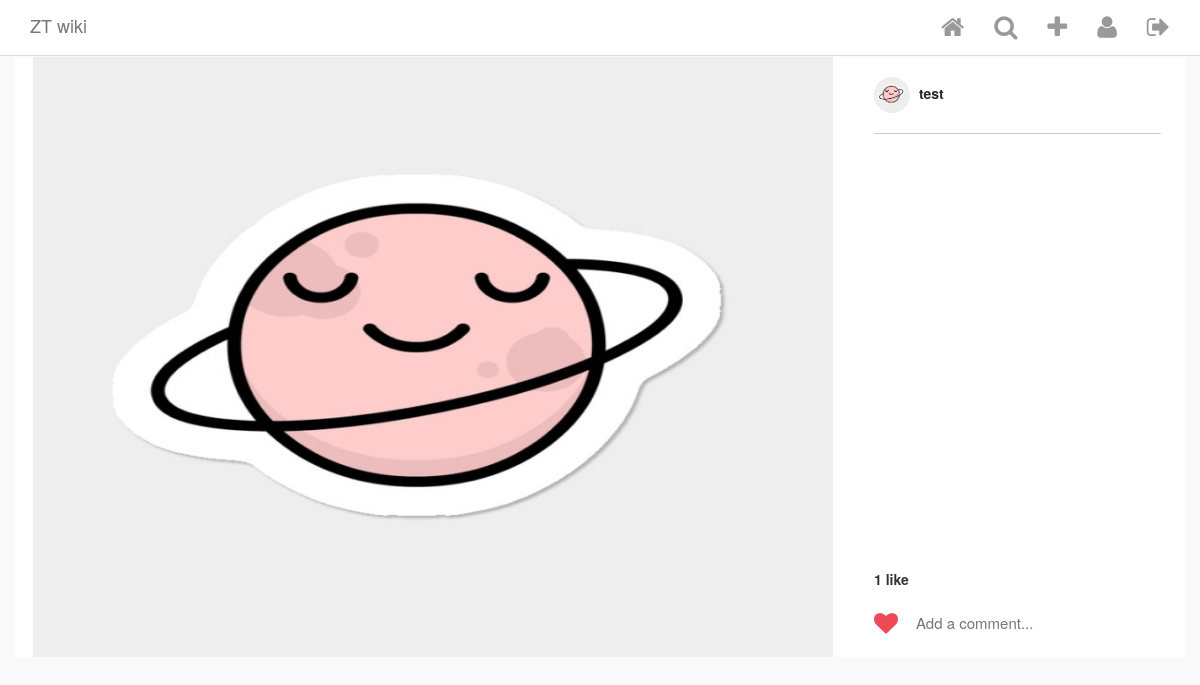
Page /commute/post/1/ (signed in) on the earlier database version.
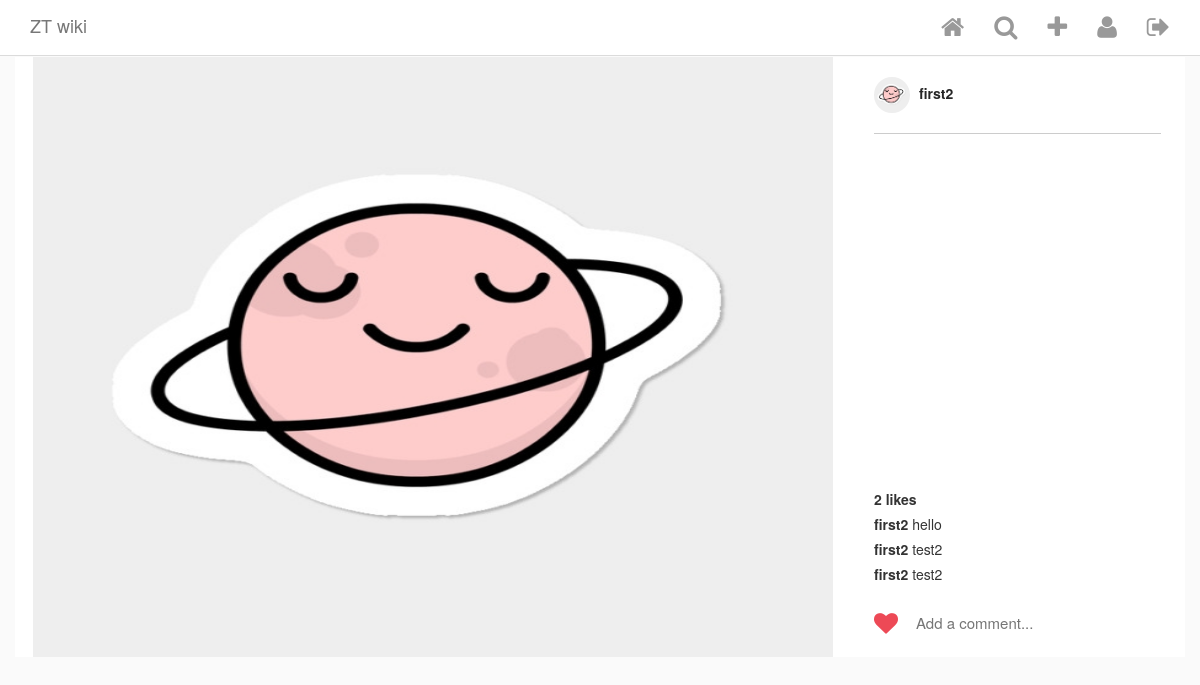
Same page on the later database version.
### commute/models.py (models this page shows, shortened)
class Post(models.Model):
    author = models.ForeignKey(
        Member, on_delete=models.CASCADE, related_name='my_posts')
    title = models.TextField(blank=True, null=True)
    image = ProcessedImageField(upload_to='static/images/posts',
                                format='JPEG', options={'quality': 100}, blank=True, null=True)
    def get_like_count(self):
        return self.likes.count()

class Member(AbstractUser):
    profile_pic = ProcessedImageField(upload_to='static/images/profiles',
                                      format='JPEG', options={'quality': 100}, blank=True, null=True)

class Comment(models.Model):
    post = models.ForeignKey(
        Post, on_delete=models.CASCADE, related_name='comments')
    user = models.ForeignKey(
        Member, on_delete=models.CASCADE, related_name='comments')
    comment = models.CharField(max_length=1000)
    posted_on = models.DateTimeField(auto_now_add=True, editable=False)

### commute/views.py (the view)
# urls.py: path('post/<int:pk>/', PostDetailView.as_view(), name='detail'),
class PostDetailView(DetailView):
    model = Post
    template_name = "detail.html"
    def get_context_data(self, **kwargs):
        data = super().get_context_data(**kwargs)
        liked = Like.objects.filter(post=self.kwargs.get(
            'pk'), user=self.request.user).first()
        if liked:
            data['liked'] = 1
        else:
            data['liked'] = 0
        return data

### commute/templatetags/custom_tags.py (called while the page is built)
@register.simple_tag
def has_user_liked_post(post, user):
    try:
        like = Like.objects.get(post=post, user=user)
        return "fa-heart"
    except:
        return "fa-heart-o"

@register.simple_tag(takes_context=True)
def active(context, pattern_or_urlname):
    try:
        pattern = reverse(pattern_or_urlname)
    except NoReverseMatch:
        pattern = pattern_or_urlname
    path = context['request'].path
    if re.search(pattern, path):
        return 'active'
    return ''

### templates/detail.html (shortened to what this page needs)
{% extends "base.html" %}
{% load custom_tags %}
{% block content %}
<div class="row single-post">
    <div class="single-post-card view-update {{ object.pk }}">
        <div class="header">
            <a href="{% url 'profile' object.author.id%}">
                {% if object.author.profile_pic %}
                    <img class="picture-circle--medium" src="/{{object.author.profile_pic}}">
                {% endif %}
                {{ object.author.first_name }}
            </a>
        </div>
        <div class="image__wrapper">
            <img class="card__main-image" src="/{{object.image}}" width='800', height='800'>
        </div>
        <div class="comments-portion">
            <div class="likes-timestamp-row">
                <div class="likes">
                    {% if object.get_like_count %}
                        {{ object.get_like_count }} like{% if object.get_like_count > 1 %}s{% endif %}
                    {% endif %}
                </div>
            </div>
            <ul class="comment-list">
                {% for comment in object.comments.all %}
                <li class="comment-list__comment">
                    <a href="{% url 'profile' comment.user.id %}" class="user">
                        {{ comment.user.first_name }}
                    </a>
                    <span class="comment">{{ comment.comment }}</span>
                </li>
                {% endfor %}
            </ul>
            <section class="input-row">
               <i class="fa {% has_user_liked_post post user %} submit-like" aria-hidden="true"></i>
                <div class="comment-input-wrapper">
                    <input class="add-comment" type="text" placeholder="Add a comment...">
                </div>
            </section>
        </div>
    </div>
</div>
{% endblock content %}

### templates/base.html (shortened to what this page needs)
<html>
{% load static %}
    <head>
        <link href="{% static 'vendor/bootstrap/css/bootstrap.min.css' %}" rel="stylesheet">
        <link href="{% static 'vendor/font-awesome-4.6.3/css/font-awesome.min.css' %}" rel="stylesheet">
        <link href="{% static 'css/style.css' %}" rel="stylesheet">
    </head>
    <body>
        {% include 'header.html' %}
        <div class="content-wrapper">
            <div class="container">
                {% block content %}
                {% endblock content%}
            </div>
        </div>
    </body>
</html>

### templates/header.html (shortened to what this page needs)
{% load custom_tags %}
<div class="navbar navbar-default navbar-fixed-top" id="main-nav">
    <div class="container desktop">
        <div class="navbar-header">
            <a href="{% url 'posts' %}" class="navbar-brand">ZT wiki</a>
        </div>
        <div id="navbar-main">
            <ul class="nav navbar-nav navbar-right">
                {% if request.user.is_authenticated %}
                    <li>
                      <a href="{% url 'posts' %}">
                        <i class="fa fa-home {% if request.resolver_match.url_name == 'posts' %}active{% endif %}" aria-hidden="true"></i>
                      </a>
                    </li>
                    <li><a href="{% url 'explore' %}"><i class="fa fa-search {% active 'explore' %}" aria-hidden="true"></i></a></li>
                    <li><a href="{% url 'create' %}"><i class="fa fa-plus {% active 'create' %}" aria-hidden="true"></i></a></li>
                    <li><a href="{% url 'profile' request.user.pk %}"><i class="fa fa-user {% active 'profile' %}" aria-hidden="true"></i></a></li>
                    <li><a href="{% url 'login' %}"><i class="fa fa-sign-out {% active 'logout' %}" aria-hidden="true"></i></a></li>
                {% endif %}
            </ul>
        </div>
    </div>
</div>

### static/css/style.css (style rules this page uses)
html { height: 100%; }
body { min-height: 100%; background-color: #fafafa; }
.content-wrapper { margin-top: 57px; margin-bottom: 60px; background-color: #fafafa; }
.picture-circle, .picture-circle--medium, .picture-circle--small { border-radius: 100%; width: 150px; height: 150px; }
.picture-circle--medium { width: 36px; height: 36px; }
.navbar { background-color: #fff; border-bottom-color: #dbdbdb; }
.navbar .fa { font-size: 25px; color: #999999; }
.card__main-image { max-width: 100%; max-height: 600px; height: auto; margin: 0 auto; display: block; }
.comment-list { list-style: none; margin: 0; padding: 0; }
.comment-list__comment { margin-top: 5px; margin-bottom: 5px; }
.comment-list__comment .user { color: #333; font-weight: bold; }
.likes-timestamp-row { margin-top: 15px; }
.likes-timestamp-row > div { display: inline-block; }
.likes-timestamp-row .likes { font-weight: bold; }
.single-post-card { display: flex; align-items: stretch; box-sizing: border-box; flex-direction: column; flex-shrink: 0; padding-right: 335px; width: 100%; position: relative; background-color: #fff; }
.single-post-card .header, .single-post-card .comments-portion { display: flex; flex-shrink: 0; }
.single-post-card .header { border-bottom: 1px solid #ccc; padding: 20px 0; flex-direction: row; position: absolute; top: 0; right: 24px; width: 287px; display: flex; align-items: center; }
.single-post-card .header img { margin-right: 5px; }
.single-post-card .header a { color: #262626; font-weight: bold; }
.single-post-card .comments-portion { position: absolute; bottom: 0; right: 0; width: 335px; padding: 0 24px; flex-direction: column; }
.input-row { position: relative; display: flex; align-items: center; height: 68px; padding-left: 40px; }
.input-row .submit-like { cursor: pointer; position: absolute; top: 32%; left: 0; color: #C2C2C2; font-size: 24px; }
.input-row .submit-like.fa-heart { color: #ED4956; }
.input-row .comment-input-wrapper { display: inline-block; color: #262626; font-size: 15px; width: 100%; }
.input-row .comment-input-wrapper input { width: 100%; border: none; outline: none; }

Differences in the rows shown:
changed through a linked row, Post: author.first_name "test" → "first2"; get_like_count "1" → "2"
added Comment: user.first_name "first2", comment "hello"
added Comment: user.first_name "first2", comment "test2"
added Comment: user.first_name "first2", comment "test2"
Other differences:
text now shown: "s"
